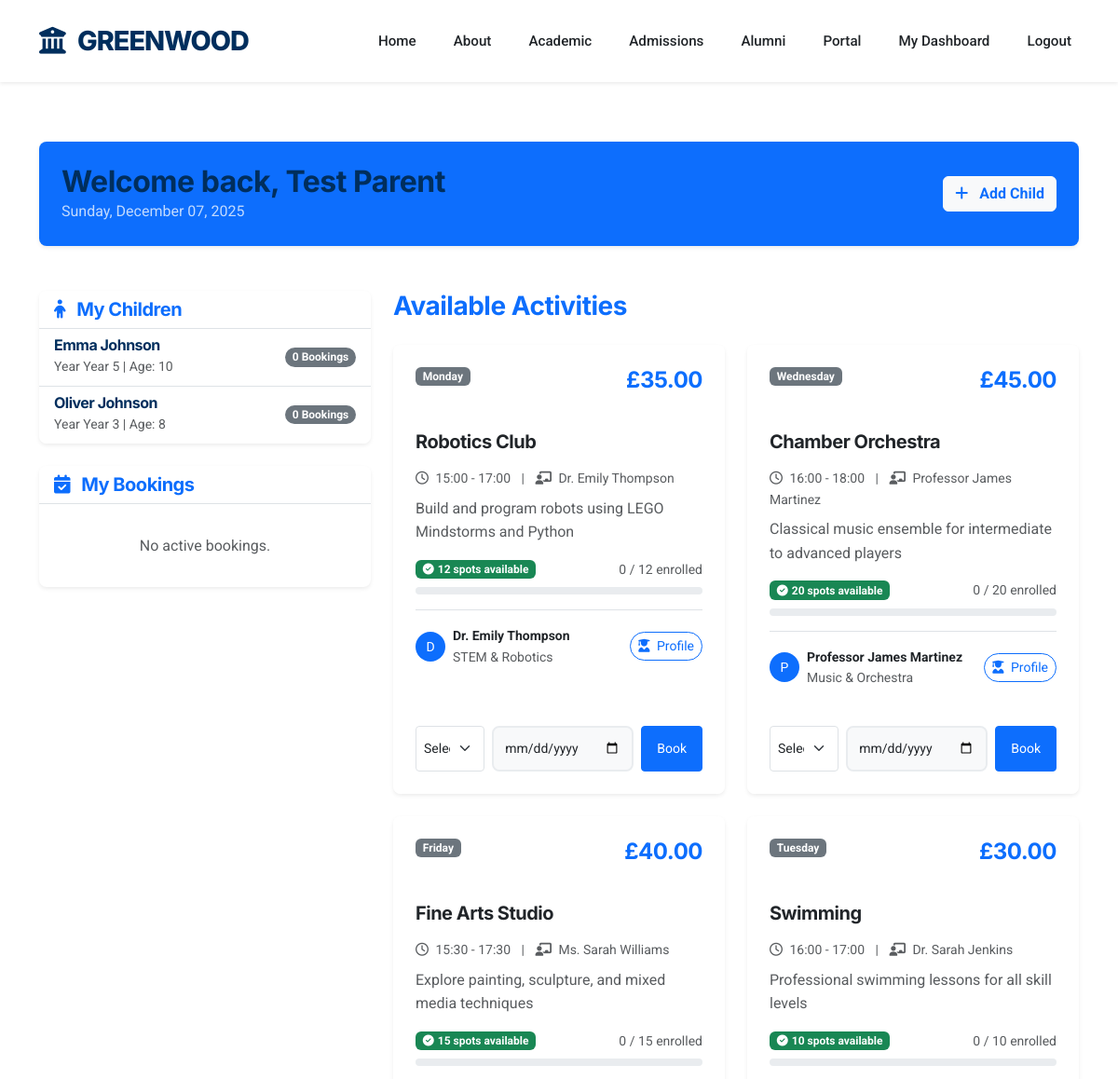
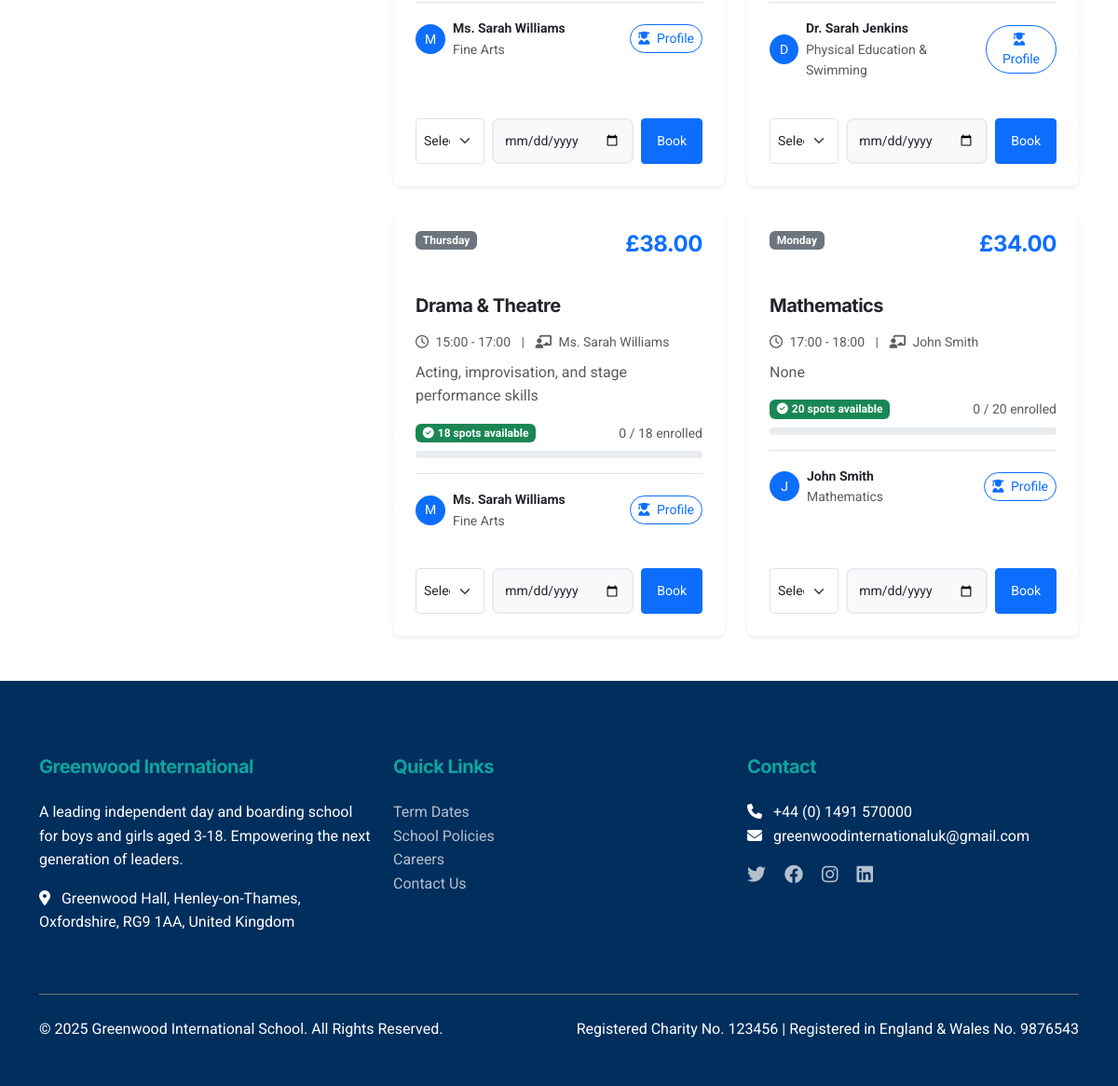
The app's page /dashboard (signed in) with its own data (2 pictures, top to bottom).
### app.py (models this page shows, shortened)
class Parent(db.Model):
    id = db.Column(db.Integer, primary_key=True)
    email = db.Column(db.String(120), unique=True, nullable=False)
    password = db.Column(db.String(200), nullable=False)
    full_name = db.Column(db.String(120), nullable=False)
    phone = db.Column(db.String(20))
    created_at = db.Column(db.DateTime, default=datetime.utcnow)
    bookings = db.relationship('Booking', backref='parent', lazy=True, cascade='all, delete-orphan')
    children = db.relationship('Child', backref='parent', lazy=True, cascade='all, delete-orphan')
    waitlists = db.relationship('Waitlist', backref='parent', lazy=True, cascade='all, delete-orphan')

class Child(db.Model):
    id = db.Column(db.Integer, primary_key=True)
    parent_id = db.Column(db.Integer, db.ForeignKey('parent.id'), nullable=False)
    name = db.Column(db.String(120), nullable=False)
    age = db.Column(db.Integer)
    grade = db.Column(db.String(20))
    created_at = db.Column(db.DateTime, default=datetime.utcnow)
    bookings = db.relationship('Booking', backref='child', lazy=True, cascade='all, delete-orphan')
    attendance_records = db.relationship('Attendance', backref='child', lazy=True, cascade='all, delete-orphan')

class Activity(db.Model):
    id = db.Column(db.Integer, primary_key=True)
    tutor_id = db.Column(db.Integer, db.ForeignKey('tutor.id'), nullable=True)
    name = db.Column(db.String(120), nullable=False)
    description = db.Column(db.Text)
    price = db.Column(db.Float, nullable=False)
    max_capacity = db.Column(db.Integer, default=20)
    day_of_week = db.Column(db.String(20), nullable=False)
    start_time = db.Column(db.String(10), nullable=False)
    end_time = db.Column(db.String(10), nullable=False)
    created_at = db.Column(db.DateTime, default=datetime.utcnow)
    tutor = db.relationship('Tutor', backref='activities', lazy=True)
    bookings = db.relationship('Booking', backref='activity', lazy=True, cascade='all, delete-orphan')
    waitlists = db.relationship('Waitlist', backref='activity', lazy=True, cascade='all, delete-orphan')

class Tutor(db.Model):
    id = db.Column(db.Integer, primary_key=True)
    email = db.Column(db.String(120), unique=True, nullable=False)
    password = db.Column(db.String(200), nullable=False)
    full_name = db.Column(db.String(120), nullable=False)
    specialization = db.Column(db.String(200))
    qualification = db.Column(db.String(300))
    bio = db.Column(db.Text)
    linkedin_url = db.Column(db.String(200))
    teaching_philosophy = db.Column(db.Text)
    years_experience = db.Column(db.Integer)
    education = db.Column(db.Text)
    certifications = db.Column(db.Text)
    status = db.Column(db.String(20), default='pending')  # pending, approved, rejected
    created_at = db.Column(db.DateTime, default=datetime.utcnow)
    approved_by = db.Column(db.Integer, db.ForeignKey('admin.id'), nullable=True)
    approval_date = db.Column(db.DateTime, nullable=True)

### app.py (the view)
@app.route('/dashboard')
@login_required
def dashboard():
    parent = Parent.query.get(session['parent_id'])
    bookings = Booking.query.filter_by(parent_id=session['parent_id'], status='confirmed').all()
    children = parent.children
    activities = Activity.query.all()
    return render_template('dashboard.html', parent=parent, bookings=bookings, children=children, activities=activities)

### app.py (called while the page is built)
def create_app(config_name='default'):
    app = Flask(__name__)
    app.config.from_object(config[config_name])
    db.init_app(app)
    mail.init_app(app)
    csrf.init_app(app)
    app.config['TEMPLATES_AUTO_RELOAD'] = True
    @app.context_processor
    def inject_now():
        return {'now': datetime.utcnow()}
    return app

def login_required(f):
    @wraps(f)
    def decorated_function(*args, **kwargs):
        if 'parent_id' not in session:
            return redirect(url_for('login', next=request.url))
        return f(*args, **kwargs)
    return decorated_function

### templates/dashboard.html (shortened to what this page needs)
{% extends "base.html" %}
{% block content %}
<div class="container py-5">
    <div class="row mb-5">
        <div class="col-12">
            <div
                class="card bg-primary text-white p-4 d-flex flex-row justify-content-between align-items-center shadow-sm">
                <div>
                    <h2 class="mb-0 font-heading">Welcome back, {{ parent.full_name }}</h2>
                    <p class="mb-0 opacity-75">{{ now.strftime('%A, %B %d, %Y') }}</p>
                </div>
                <button class="btn btn-light text-primary fw-bold" data-bs-toggle="modal"
                    data-bs-target="#addChildModal">
                    <i class="fas fa-plus me-2"></i> Add Child
                </button>
            </div>
        </div>
    </div>
    <div class="row g-4">
        <div class="col-lg-4">
            <div class="card mb-4 shadow-sm">
                <div class="card-header bg-white border-bottom">
                    <h5 class="mb-0 text-primary"><i class="fas fa-child me-2"></i> My Children</h5>
                </div>
                {% if children %}
                <div class="list-group list-group-flush">
                    {% for child in children %}
                    <div class="list-group-item d-flex justify-content-between align-items-center">
                        <div>
                            <h6 class="mb-0 fw-bold">{{ child.name }}</h6>
                            <small class="text-muted">Year {{ child.grade }} | Age: {{ child.age }}</small>
                        </div>
                        <span class="badge bg-secondary rounded-pill">{{ child.bookings|length }} Bookings</span>
                    </div>
                    {% endfor %}
                </div>
                {% else %}
                <div class="card-body text-center text-muted">
                    <p class="mb-0">No children added yet.</p>
                </div>
                {% endif %}
            </div>
            <div class="card shadow-sm">
                <div class="card-header bg-white border-bottom">
                    <h5 class="mb-0 text-primary"><i class="fas fa-calendar-check me-2"></i> My Bookings</h5>
                </div>
                {% if bookings %}
                <div class="list-group list-group-flush">
                    {% for booking in bookings %}
                    <div class="list-group-item">
                        <div class="d-flex justify-content-between">
                            <h6 class="mb-1 fw-bold">{{ booking.activity.name }}</h6>
                            <span class="badge bg-success">Confirmed</span>
                        </div>
                        <p class="mb-1 small text-muted">Child: {{ booking.child.name }}</p>
                        <div class="d-flex justify-content-between align-items-center mt-2">
                            <small class="text-muted"><i class="far fa-clock me-1"></i> {{
                                booking.booking_date.strftime('%d %b %Y') }}</small>
                            <div>
                                <a href="{{ url_for('generate_invoice', booking_id=booking.id) }}"
                                    class="btn btn-sm btn-outline-primary rounded-circle" title="Download Invoice">
                                    <i class="fas fa-file-invoice"></i>
                                </a>
                                <form action="{{ url_for('cancel_booking', booking_id=booking.id) }}" method="POST"
                                    style="display:inline;"
                                    onsubmit="return confirm('Are you sure you want to cancel this booking?');">
                                    <input type="hidden" name="csrf_token" value="{{ csrf_token() }}">
                                    <button type="submit" class="btn btn-sm btn-outline-danger rounded-circle"
                                        title="Cancel">
                                        <i class="fas fa-times"></i>
                                    </button>
                                </form>
                            </div>
                        </div>
                    </div>
                    {% endfor %}
                </div>
                {% else %}
                <div class="card-body text-center text-muted">
                    <p class="mb-0">No active bookings.</p>
                </div>
                {% endif %}
            </div>
        </div>
        <div class="col-lg-8">
            <h3 class="mb-4 font-heading text-primary">Available Activities</h3>
            <div class="row g-4">
                {% for activity in activities %}
                <div class="col-md-6">
                    <div class="card h-100 shadow-sm border-0">
                        <div class="card-header bg-white border-0 pt-4 px-4 pb-0">
                            <div class="d-flex justify-content-between align-items-start">
                                <span class="badge bg-secondary">{{ activity.day_of_week }}</span>
                                <h4 class="text-primary fw-bold mb-0">£{{ "%.2f"|format(activity.price) }}</h4>
                            </div>
                        </div>
                        <div class="card-body px-4">
                            <h5 class="card-title fw-bold mt-2">{{ activity.name }}</h5>
                            <p class="text-muted small mb-2">
                                <i class="far fa-clock me-1"></i> {{ activity.start_time }} - {{ activity.end_time }}
                                <span class="mx-2">|</span>
                                <i class="fas fa-chalkboard-teacher me-1"></i> {{ activity.tutor.full_name if
                                activity.tutor else 'To be assigned' }}
                            </p>
                            <p class="card-text text-muted">{{ activity.description }}</p>
                            <div class="mt-3">
                                <div class="d-flex justify-content-between align-items-center mb-2">
                                    {% set booked = activity.bookings|length %}
                                    {% set available = activity.max_capacity - booked %}
                                    {% set percent = (booked / activity.max_capacity) * 100 %}
                                    {% if percent >= 100 %}
                                    <span class="badge bg-danger">
                                        <i class="fas fa-exclamation-circle me-1"></i>FULL
                                    </span>
                                    {% elif available <= 3 %} <span class="badge bg-warning text-dark">
                                        <i class="fas fa-hourglass-half me-1"></i>Only {{ available }} spots left
                                        </span>
                                        {% else %}
                                        <span class="badge bg-success">
                                            <i class="fas fa-check-circle me-1"></i>{{ available }} spots available
                                        </span>
                                        {% endif %}
                                        <small class="text-muted">
                                            {{ booked }} / {{ activity.max_capacity }} enrolled
                                        </small>
                                </div>
                                <div class="progress" style="height: 8px;">
                                </div>
                            </div>
                            {% if activity.tutor %}
                            <div class="mt-3 pt-3 border-top">
                                <div class="d-flex align-items-center">
                                    <div class="rounded-circle bg-primary text-white d-flex align-items-center justify-content-center me-2"
                                        style="width: 32px; height: 32px; font-size: 14px;">
                                        {{ activity.tutor.full_name[0] }}
                                    </div>
                                    <div class="flex-grow-1">
                                        <p class="mb-0 small fw-bold text-dark">{{ activity.tutor.full_name }}</p>
                                        <p class="mb-0 small text-muted">{{ activity.tutor.specialization }}</p>
                                    </div>
                                    <button class="btn btn-sm btn-outline-primary rounded-pill"
                                        onclick="showTutorProfile('{{ activity.tutor.full_name }}', '{{ activity.tutor.specialization }}', `{{ activity.tutor.bio }}`, `{{ activity.tutor.qualifications }}`, '{{ activity.tutor.linkedin_url }}', '{{ activity.tutor.years_experience }}', `{{ activity.tutor.education }}`, `{{ activity.tutor.certifications }}`, `{{ activity.tutor.teaching_philosophy }}`)">
                                        <i class="fas fa-user-graduate me-1"></i> Profile
                                    </button>
                                </div>
                            </div>
                            {% endif %}
                        </div>
                        <div class="card-footer bg-white border-0 px-4 pb-4">
                            <form class="d-flex gap-2 booking-form" data-activity-id="{{ activity.id }}">
                                <select class="form-select form-select-sm" name="child_id" required>
                                    <option value="" selected disabled>Select Child</option>
                                </select>
                                <input type="date" class="form-control form-control-sm" name="booking_date" required>
                                <button type="submit" class="btn btn-sm btn-primary px-3">Book</button>
                            </form>
                        </div>
                    </div>
                </div>
                {% endfor %}
            </div>
        </div>
    </div>
</div>
{% endblock %}

### static/css/style.css (style rules this page uses)
:root { --primary-blue: #002E5D; --accent-teal: #0DA49F; --accent-gold: #D4AF37; --bg-body: #FFFFFF; --bg-light: #F8F9FA; --bg-dark: #002E5D; --text-main: #212529; --text-muted: #6c757d; --text-light: #FFFFFF; --font-heading: 'Inter', sans-serif; --font-body: 'Roboto', sans-serif; --card-shadow: 0 4px 20px rgba(0, 0, 0, 0.08); --hover-shadow: 0 10px 30px rgba(0, 0, 0, 0.12); --border-radius: 8px; }
body { background-color: var(--bg-body); color: var(--text-main); font-family: var(--font-body); line-height: 1.6; overflow-x: hidden; }
h1, h2, h3, h4, h5, h6 { font-family: var(--font-heading); color: var(--primary-blue); font-weight: 700; letter-spacing: -0.5px; }
.card { border: none; border-radius: var(--border-radius); box-shadow: var(--card-shadow); transition: transform 0.3s ease, box-shadow 0.3s ease; background: white; overflow: hidden; }
.card-body { padding: 2rem; }
.card-title { font-weight: 700; margin-bottom: 1rem; }
.form-control { border: 2px solid #e9ecef; padding: 12px; border-radius: 8px; background-color: #f8f9fa; }

### records on screen
Parent: full_name "Test Parent"
Child: name "Emma Johnson", grade "Year 5", age "10", bookings|length "0"
Child: name "Oliver Johnson", grade "Year 3", age "8", bookings|length "0"
Activity: day_of_week "Monday", price "35.00", name "Robotics Club", start_time "15:00", end_time "17:00", tutor "Dr. Emily Thompson", description "Build and program robots using LEGO Mindstorms and Python", max_capacity "12", booked "0", tutor "D", tutor.full_name "Dr. Emily Thompson", tutor.specialization "STEM & Robotics"
Activity: day_of_week "Wednesday", price "45.00", name "Chamber Orchestra", start_time "16:00", end_time "18:00", tutor "Professor James Martinez", description "Classical music ensemble for intermediate to advanced players", max_capacity "20", booked "0", tutor "P", tutor.full_name "Professor James Martinez", tutor.specialization "Music & Orchestra"
Activity: day_of_week "Friday", price "40.00", name "Fine Arts Studio", start_time "15:30", end_time "17:30", tutor "Ms. Sarah Williams", description "Explore painting, sculpture, and mixed media techniques", max_capacity "15", booked "0", tutor "M", tutor.full_name "Ms. Sarah Williams", tutor.specialization "Fine Arts"
Activity: day_of_week "Tuesday", price "30.00", name "Swimming", start_time "16:00", end_time "17:00", tutor "Dr. Sarah Jenkins", description "Professional swimming lessons for all skill levels", max_capacity "10", booked "0", tutor "D", tutor.full_name "Dr. Sarah Jenkins", tutor.specialization "Physical Education & Swimming"
Activity: day_of_week "Thursday", price "38.00", name "Drama & Theatre", start_time "15:00", end_time "17:00", tutor "Ms. Sarah Williams", description "Acting, improvisation, and stage performance skills", max_capacity "18", booked "0", tutor "M", tutor.full_name "Ms. Sarah Williams", tutor.specialization "Fine Arts"
Activity: day_of_week "Monday", price "34.00", name "Mathematics", start_time "17:00", end_time "18:00", tutor "John Smith", description "None", max_capacity "20", booked "0", tutor "J", tutor.full_name "John Smith", tutor.specialization "Mathematics"
